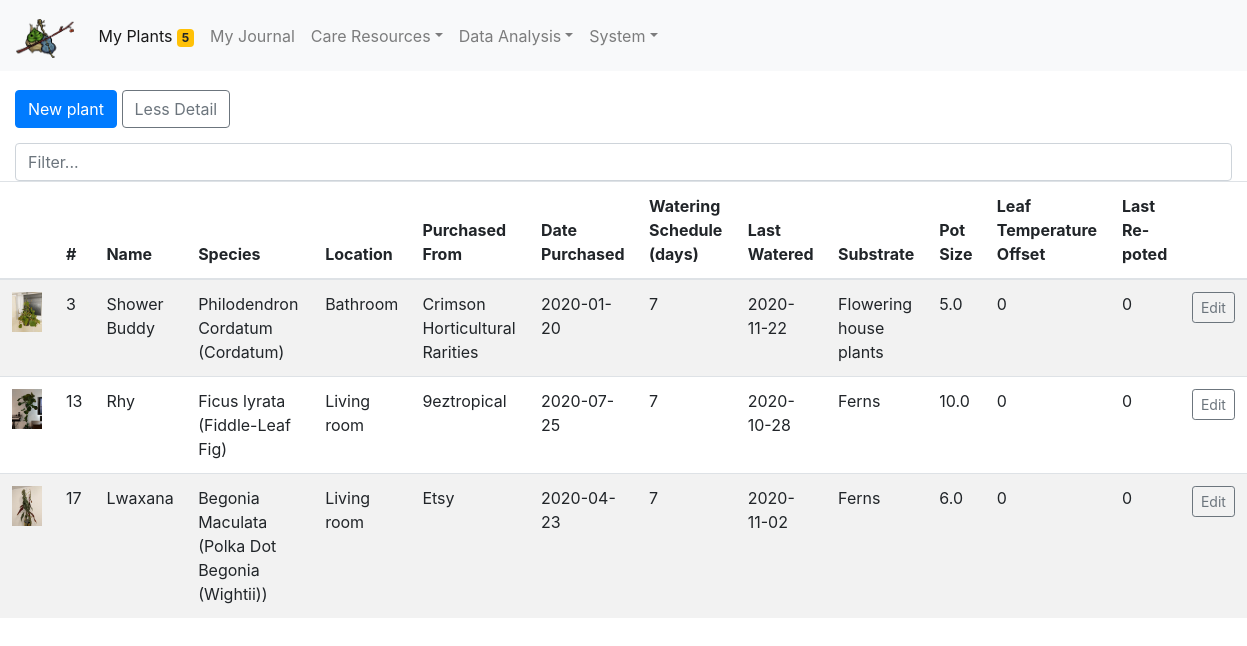
The app's page /my_plants_detailed/ with its own data.
### tables this page shows
CREATE TABLE houseplants (ID INTEGER PRIMARY KEY AUTOINCREMENT,name varchar(765),species varchar(765),location varchar(765),purchased_from varchar(765),purchase_date timestamp,water_schedule_in_days integer,last_watered timestamp,substrate varchar(765),pot_size real,leaf_temp_offset integer,pic_path varchar(765),has_pic smallint,days_since_last_water integer,need_water smallint,water_warning smallint,ignore smallint,death smallint,last_repot_date timestamp, sold smallint);

### webserver.py (the view)
@app.route('/my_plants_detailed/')
def my_plants_detailed():
    (columns, rows) = read_all('houseplants')
    return render_template('my_plants_detailed.html', columns=columns, rows=rows, plants_to_water=int(cp['water']['plants_to_water']))

### lib_webserver.py (called while the page is built)
def read_all(table):
    print('----Starting read all----')
    con = sql.connect(cp['g']['plant_db_path'] + 'my_plants.db')
    cur = con.cursor()
    cur.execute('PRAGMA table_info(' + str(table) + ')')
    columns = cur.fetchall()
    cur.execute('SELECT * FROM ' + str(table))
    rows = list(cur.fetchall())
    if rows == []:
        print('table is empty :(')
    else:
        for row in rows:
            row = list(row)
    con.close()
    return (columns, rows)

### webserver.py (called while the page is built)
@app.after_request
def add_header(response):
    response.cache_control.max_age = 1
    response.cache_control.public = True
    cp.read('config.ini')  # needed to make water badge update each time a page is loaded
    return response

### templates/my_plants_detailed.html (shortened to what this page needs)
{% extends "base.html" %}
{% set active_page = "my_plants" %}
{% block content %}
<div class="container-fluid" style="padding-bottom: 15px; padding-top: 10px;">
    <a class="btn btn-primary" href="{{ url_for('add_plant') }}">New plant</a>
    <a class="btn btn-outline-secondary" href="{{ url_for('my_plants') }}">Less Detail</a>
</div>
<div class="container-fluid">
    <input class="form-control" id="filterIn" type="text" placeholder="Filter...">
</div>
<table class="table table-striped sticky-header">
    <thead>
        <tr>
            <th></th>
            <th>#</th>
            <th>Name</th>
            <th>Species</th>
            <th>Location</th>
            <th>Purchased From</th>
            <th>Date Purchased</th>
            <th>Watering Schedule (days)</th>
            <th>Last Watered</th>
            <th>Substrate</th>
            <th>Pot Size</th>
            <th>Leaf Temperature Offset</th>
            <th>Last Re-poted</th>
            <th></th>
        </tr>
    </thead>
    <tbody id="table">
        {% for item in rows %}
            <tr>
                <td>
                    {% if item[11] != 'none'%}
                    <img src="/static/{{ item[11] }}" height="40" data-toggle="modal" data-target="#{{ item[1].replace(' ','') }}">
                    {% endif %}
                </td>
                <td> {{ item[0] }} </td>
                <td> {{ item[1] }} </td>
                <td> {{ item[2] }} </td>
                <td> {{ item[3] }} </td>
                <td> {{ item[4] }} </td>
                <td> {{ item[5] }} </td>
                <td> {{ item[6] }} </td>
                <td> {{ item[7] }} </td>
                <td> {{ item[8] }} </td>
                <td> {{ item[9] }} </td>
                <td> {{ item[10] }} </td>
                <td> {{ item[16] }} </td>
                <td><a href="{{ url_for('edit_plant', id=item[0]) }}" class="btn btn-sm btn-outline-secondary">Edit</a></td>
            </tr>
        {% endfor %}
    </tbody>
</table>
{% endblock %}

### templates/base.html (style rules this page uses)
body { padding-top:50px; }
th { position: sticky; top: 65px; background: white; }

### records on screen
houseplants: pic_path+name (picture), ID "3", name "Shower Buddy", species "Philodendron Cordatum (Cordatum)", location "Bathroom", purchased_from "Crimson Horticultural Rarities", purchase_date "2020-01-20", water_schedule_in_days "7", last_watered "2020-11-22", substrate "Flowering house plants", pot_size "5.0", leaf_temp_offset "0", ignore "0"
houseplants: pic_path (picture), ID "13", name "Rhy", species "Ficus lyrata (Fiddle-Leaf Fig)", location "Living room", purchased_from "9eztropical", purchase_date "2020-07-25", water_schedule_in_days "7", last_watered "2020-10-28", substrate "Ferns", pot_size "10.0", leaf_temp_offset "0", ignore "0"
houseplants: pic_path+name (picture), ID "17", name "Lwaxana", species "Begonia Maculata (Polka Dot Begonia (Wightii))", location "Living room", purchased_from "Etsy", purchase_date "2020-04-23", water_schedule_in_days "7", last_watered "2020-11-02", substrate "Ferns", pot_size "6.0", leaf_temp_offset "0", ignore "0"

### other values on screen
{{ plants_to_water }} "5"
